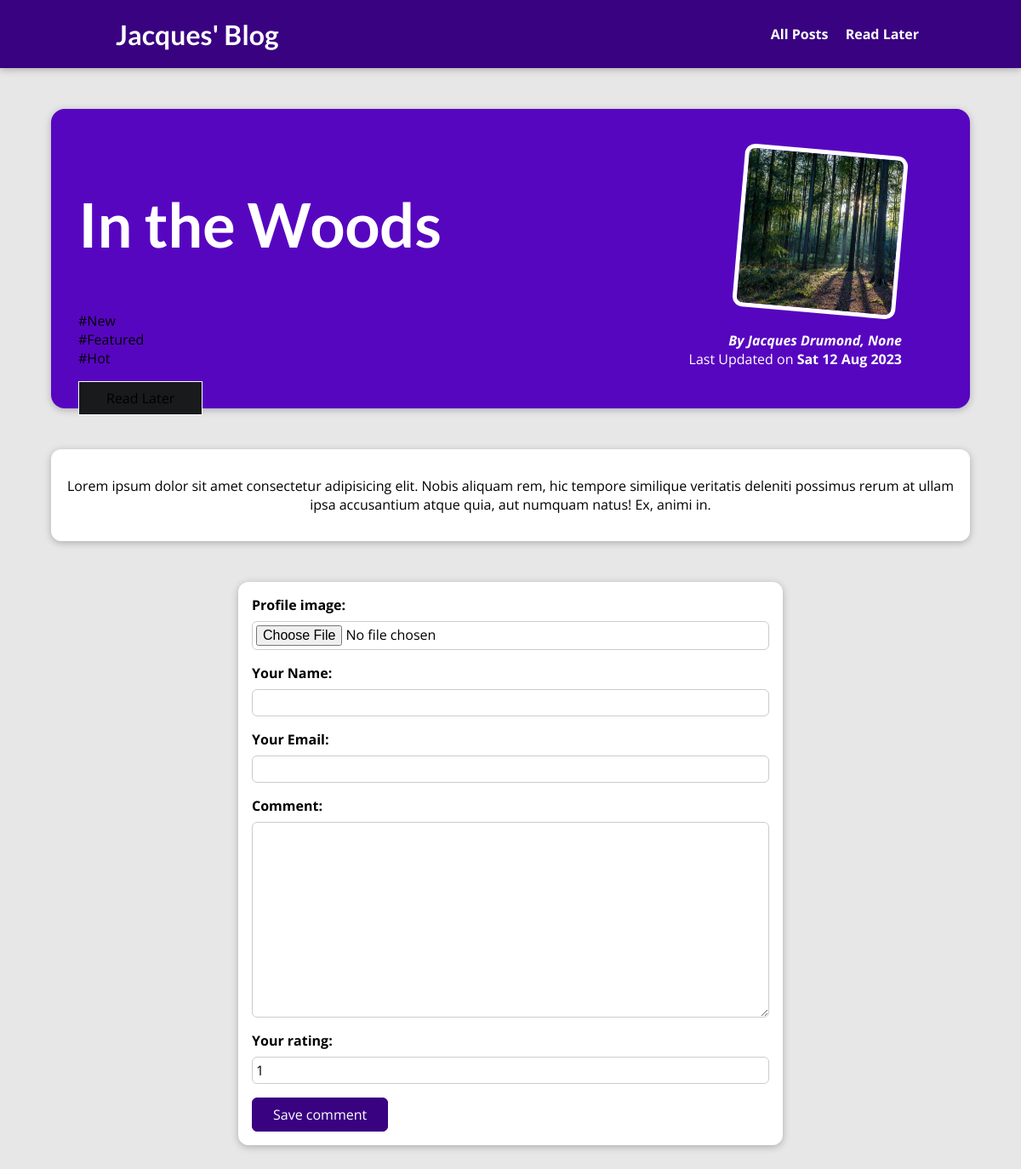
The app's page /posts/in-the-woods, older data.
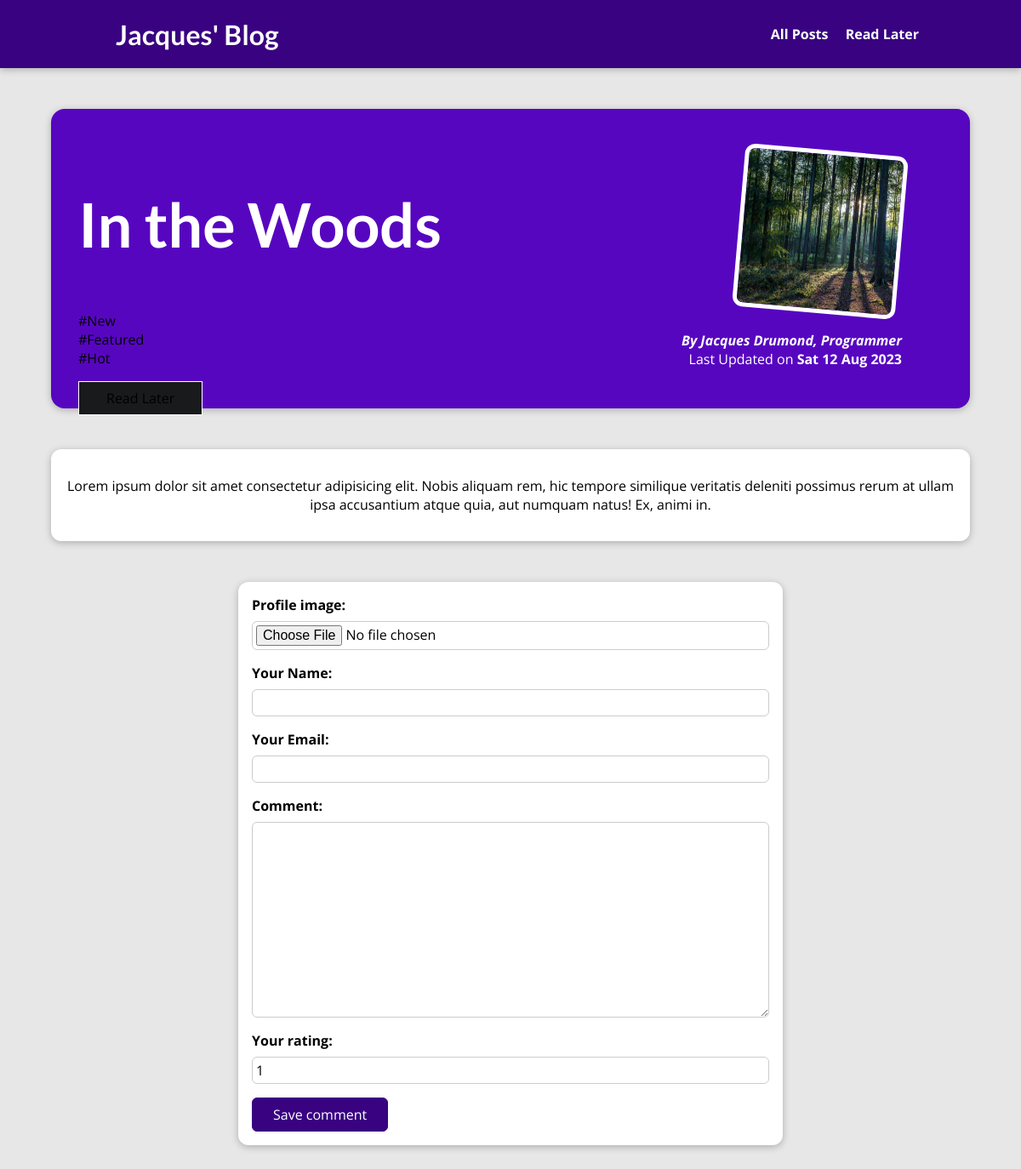
The same page, newer data.
### blog/models.py (models this page shows, shortened)
class Post(models.Model):
    title = models.CharField(max_length=200)
    excerpt = models.CharField(max_length=200)
    image = models.ImageField(upload_to="posts")
    date = models.DateField(auto_now=True)
    slug = models.SlugField(unique=True, max_length=200, db_index=True)
    content = models.TextField(validators=[MinLengthValidator(10)])
    author = models.ForeignKey(
        Author, on_delete=models.SET_NULL, null=True, related_name="posts"
    )
    tags = models.ManyToManyField(Tag)

class Author(models.Model):
    first_name = models.CharField(max_length=100)
    last_name = models.CharField(max_length=100)
    email = models.EmailField()
    formation = models.CharField(max_length=100, null=True)
    def full_name(self):
        return f"{self.first_name} {self.last_name}"
    def __str__(self):
        return self.full_name()

### blog/views.py (the view, shortened to what this page needs)
# urls.py: path("posts/<slug:slug>", views.PostDetail.as_view(), name="post-detail-page"),
class PostDetail(View):
    template_name = "blog/post_detail.html"
    model = Post
    def get(self, request, slug):
        post = Post.objects.get(slug=slug)
        stored_posts = request.session.get("stored_posts")
        if stored_posts is not None:
            is_saved_for_later = post.id in stored_posts # type: ignore
        else:
            is_saved_for_later = False
        comments = post.comments.all().order_by("-id") # type: ignore
        if comments is None or len(comments) == 0:
            has_comments = False
        else:
            has_comments = True
        context = {
            "post": post,
            "post_tags": post.tags.all(),
            'comment_form': CommentForm(),
            "comments": comments, # type: ignore
            "has_comments": has_comments,
            "is_saved_for_later": is_saved_for_later
        }
        return render(request, "blog/post_detail.html", context)

### blog/forms.py
class CommentForm(forms.ModelForm):
    class Meta:
        model = Comment
        exclude = ["post"]
        labels = {
            "user_name": "Your Name",
            "user_email": "Your Email",
            "text": "Comment",
            "rating": "Your rating",
            "profile_image": "Profile image"
        }

### blog/templates/blog/post_detail.html (shortened to what this page needs)
{% extends 'base.html' %}
{% load static %}
{% block css_files %}
    <link rel="stylesheet" href="{% static 'blog/post-detail.css' %}">
{% endblock css_files %}
{% block content %}
    <section id="summary">
        <h2>{{post.title}}</h2>
        {% for tag in post_tags %}
        <div>#{{tag.caption}}</div>
        {% endfor %}
        <div id="read-later">
            <form action="{% url "read-later" %}" method="POST">
                {% if not is_saved_for_later %}
                <button>Read Later</button>
                {% else %}
                <button>Remove from read later</button>
                {% endif %}
            </form>
        </div>
        <article>
            <img src="{{ post.image.url }}" alt="{{post.title}}">
            <address>By <a href="mailto:{{post.author.email}}">{{post.author}}, {{post.author.formation}}</a></address>
            <div>
                Last Updated on <time>{{post.date|date:"D d M Y"}}</time>
            </div>
        </article>
    </section>
    <main>
        <p>{{post.content|linebreaks}}</p>
    </main>
        <section id="comment-form">
            <form action="{% url "post-detail-page" post.slug %}" method="POST">
                {% for form_field in comment_form %}
                <div class="form-control {% if form_field.errors %}invalid{% endif %}">
                    {{ form_field.label_tag }}
                    {{ form_field }}
                </div>
                {% endfor %}
                <button>Save comment</button>
            </form>
        </section>
{% endblock content %}

Row changes from the older to the newer data that the page shows:
changed through a linked row, Post "In the Woods": author.formation "None" → "Programmer"
